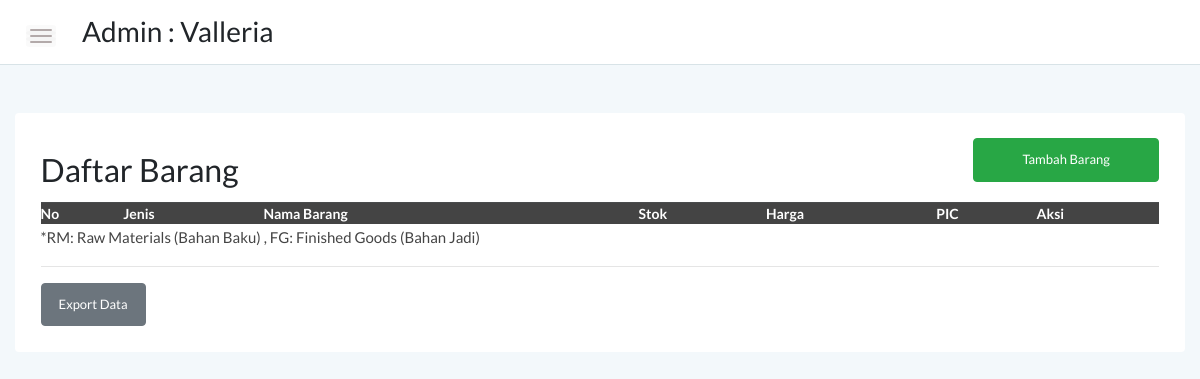
/psg/stock/stok.php (signed in), run on an earlier commit of the app's database.
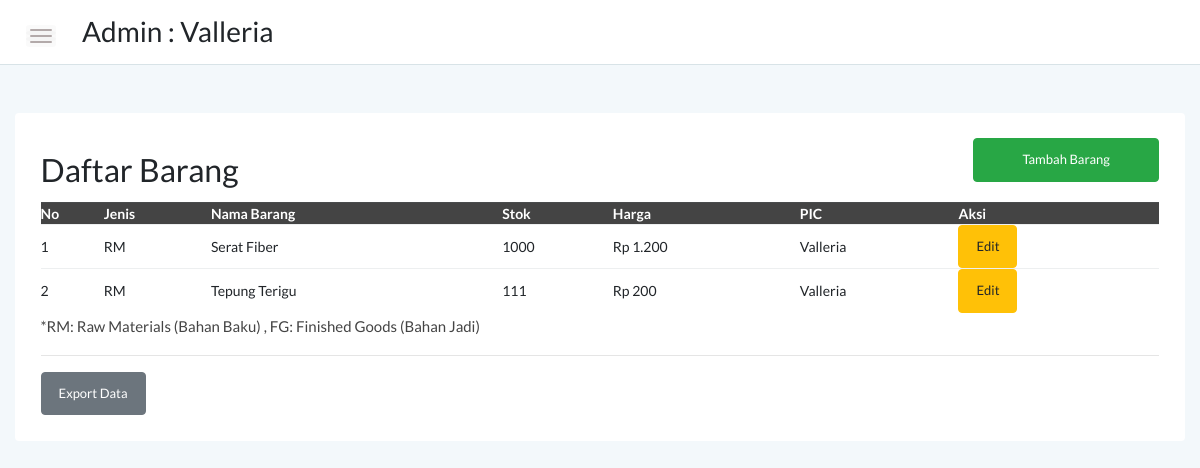
And on a later commit of the database.
### tables this page shows
CREATE TABLE `stok_barang` (
  `idx` int(12) NOT NULL,
  `nama` varchar(50) NOT NULL,
  `jenis` varchar(50) NOT NULL,
  `stock` int(12) NOT NULL,
  `harga` int(20) NOT NULL,
  `pic` varchar(50) NOT NULL
);

### psg/stock/stok.php (the view, shortened to what this page needs)
<!doctype html>
<html class="no-js" lang="en">
    <?php
        include '../dbconnect.php';
	?>
    <head>
        <link rel="stylesheet" href="assets/css/bootstrap.min.css">
        <link rel="stylesheet" href="assets/css/font-awesome.min.css">
        <link rel="stylesheet" href="assets/css/themify-icons.css">
        <link rel="stylesheet" href="assets/css/metisMenu.css">
        <link rel="stylesheet" href="assets/css/owl.carousel.min.css">
        <link rel="stylesheet" href="assets/css/slicknav.min.css">
        <link rel="stylesheet" href="https://www.amcharts.com/lib/3/plugins/export/export.css" type="text/css" media="all" />
	    <link rel="stylesheet" type="text/css" href="https://cdn.datatables.net/1.10.19/css/jquery.dataTables.min.css">
        <link rel="stylesheet" type="text/css" href="https://cdn.datatables.net/1.10.19/css/jquery.dataTables.css">
        <link rel="stylesheet" type="text/css" href="https://cdn.datatables.net/1.10.18/css/dataTables.bootstrap4.min.css">
        <link rel="stylesheet" type="text/css" href="https://cdn.datatables.net/responsive/2.2.3/css/responsive.bootstrap.min.css">
        <link rel="stylesheet" type="text/css" href="https://cdn.datatables.net/responsive/2.2.3/css/responsive.jqueryui.min.css">
	    <link rel="stylesheet" type="text/css" href="https://cdn.datatables.net/buttons/1.5.2/css/buttons.dataTables.min.css">
        <link rel="stylesheet" href="assets/css/typography1.css">
        <link rel="stylesheet" href="assets/css/default-css.css">
        <link rel="stylesheet" href="assets/css/styles5.css">
        <link rel="stylesheet" href="assets/css/responsive.css">
    </head>
    <body>
        <div class="page-container">
        <div class="main-content">
            <div class="header-area">
                <div class="row align-items-center">
                    <div class="col-md-6 col-sm-8 clearfix">
                        <div class="nav-btn pull-left">
                            <span></span>
                            <span></span>
                            <span></span>
                        </div>
                        <div class="search-box pull-left">
                            <form action="#">
                                <h3>Admin : <?=$_SESSION['user'];?></h3>
                            </form>
                        </div>
                    </div>
                </div>
            </div>
            <div class="main-content-inner">
                <div class="row mt-5 mb-5">
                    <div class="col-12">
                        <div class="card">
                            <div class="card-body">
                                <div class="d-sm-flex justify-content-between align-items-center">
									<h2>Daftar Barang</h2>
									<button style="margin-bottom:20px" data-toggle="modal" data-target="#myModal" class="btn btn-success col-md-2"><span class="glyphicon glyphicon-plus"></span>Tambah Barang</button>
                                </div>
                                    <div class="datatable-dark table-responsive">
										<table id="dataTable3" class="display" style="width:100%"><thead class="thead-dark">
											<tr>
											<th>No</th>
                                            <th>Jenis</th>
											<th>Nama Barang</th>
										    <th>Stok</th>
											<th>Harga</th>
                                            <th>PIC</th>
											<th>Aksi</th>
											</tr></thead><tbody>
											<?php
											    $brgs=mysqli_query($conn,"SELECT * from stok_barang order by nama ASC");
											    $no=1;
											    while($p=mysqli_fetch_array($brgs)){
                                                $idb = $p['idx'];
												?>
												<tr>
												<td><?php echo $no++ ?></td>
                                                <td><?php echo $p['jenis'] ?></td>
												<td><?php echo $p['nama'] ?></td>
												<td><?php echo $p['stock'] ?></td>
												<td><?php echo "Rp " . number_format($p['harga'],0,',','.') ?></td>
                                                <td><?php echo $p['pic'] ?></td>
                                                <td><button data-toggle="modal" data-target="#edit<?=$idb;?>" class="btn btn-warning">Edit</button></td>
												</tr>
												<?php
											        }
											    ?>
										    </tbody>
										</table>
                                    </div>
                                            <p>*RM: Raw Materials (Bahan Baku) , FG: Finished Goods (Bahan Jadi)</p>
                                        <hr>
									<a href="laporanstok.php" target="_blank" class="btn btn-secondary">Export Data</a>
                                </div>
                            </div>
                        </div>
                    </div>
                </div>
            </div>
        </div>
</body>
</html>

What changed in the data, as far as the page shows it:
added stok_barang: jenis "RM", nama "Serat Fiber", stock "1000", harga "1.200", pic "Valleria"
added stok_barang: jenis "RM", nama "Tepung Terigu", stock "111", harga "200", pic "Valleria"
